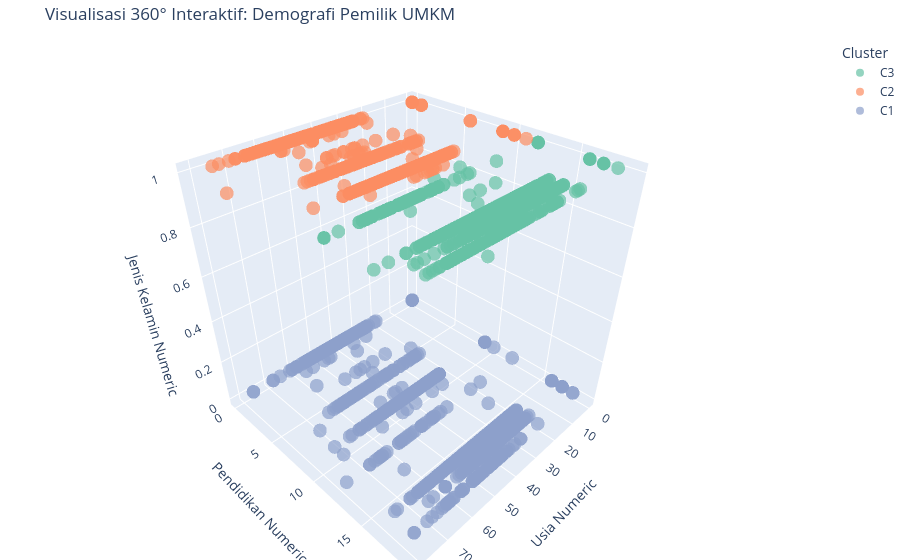

Notebook source saved alongside this figure:
### Code cell
import plotly.express as px

# Membuat Scatter Plot 3D interaktif untuk Case 2
fig_3d = px.scatter_3d(
    df, 
    x=fitur_yang_dipakai[0], # Usia Numeric
    y=fitur_yang_dipakai[1], # Pendidikan Numeric
    z=fitur_yang_dipakai[2], # Jenis Kelamin Numeric
    color='Cluster',
    hover_name='Nama Usaha',
    title="Visualisasi 360° Interaktif: Demografi Pemilik UMKM",
    opacity=0.7,
    size_max=10,
    color_discrete_sequence=px.colors.qualitative.Set2 # Variasi palet warna
)

# Merapikan margin
fig_3d.update_layout(margin=dict(l=0, r=0, b=0, t=40))
fig_3d.show()

### Figure 1 — Plotly figure (JSON) as saved in the notebook; plotly's stock layout.template omitted (floating-point values rounded to 4 significant figures; data arrays with more than 128 entries replaced by an {"elided": "..."} marker saying what was removed)
{"data": [{"hovertemplate": "<b>%{hovertext}</b><br><br>Cluster=C3<br>Usia Numeric=%{x}<br>Pendidikan Numeric=%{y}<br>Jenis Kelamin Numeric=%{z}<extra></extra>", "hovertext": {"elided": "1089 str values"}, "legendgroup": "C3", "marker": {"color": "rgb(102,194,165)", "opacity": 0.7, "symbol": "circle"}, "mode": "markers", "name": "C3", "scene": "scene", "showlegend": true, "type": "scatter3d", "x": {"elided": "1089 int values"}, "y": {"elided": "1089 int values"}, "z": {"elided": "1089 int values"}}, {"hovertemplate": "<b>%{hovertext}</b><br><br>Cluster=C2<br>Usia Numeric=%{x}<br>Pendidikan Numeric=%{y}<br>Jenis Kelamin Numeric=%{z}<extra></extra>", "hovertext": {"elided": "622 str values"}, "legendgroup": "C2", "marker": {"color": "rgb(252,141,98)", "opacity": 0.7, "symbol": "circle"}, "mode": "markers", "name": "C2", "scene": "scene", "showlegend": true, "type": "scatter3d", "x": {"elided": "622 int values"}, "y": {"elided": "622 int values"}, "z": {"elided": "622 int values"}}, {"hovertemplate": "<b>%{hovertext}</b><br><br>Cluster=C1<br>Usia Numeric=%{x}<br>Pendidikan Numeric=%{y}<br>Jenis Kelamin Numeric=%{z}<extra></extra>", "hovertext": {"elided": "909 str values"}, "legendgroup": "C1", "marker": {"color": "rgb(141,160,203)", "opacity": 0.7, "symbol": "circle"}, "mode": "markers", "name": "C1", "scene": "scene", "showlegend": true, "type": "scatter3d", "x": {"elided": "909 int values"}, "y": {"elided": "909 int values"}, "z": {"elided": "909 int values"}}], "layout": {"legend": {"title": {"text": "Cluster"}, "tracegroupgap": 0}, "margin": {"b": 0, "l": 0, "r": 0, "t": 40}, "scene": {"domain": {"x": [0, 1], "y": [0, 1]}, "xaxis": {"title": {"text": "Usia Numeric"}}, "yaxis": {"title": {"text": "Pendidikan Numeric"}}, "zaxis": {"title": {"text": "Jenis Kelamin Numeric"}}}, "title": {"text": "Visualisasi 360° Interaktif: Demografi Pemilik UMKM"}}}
